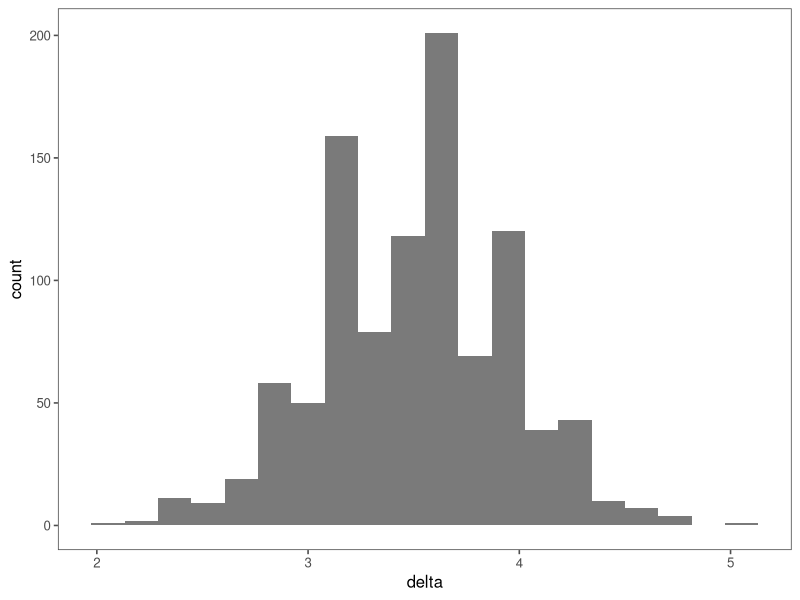
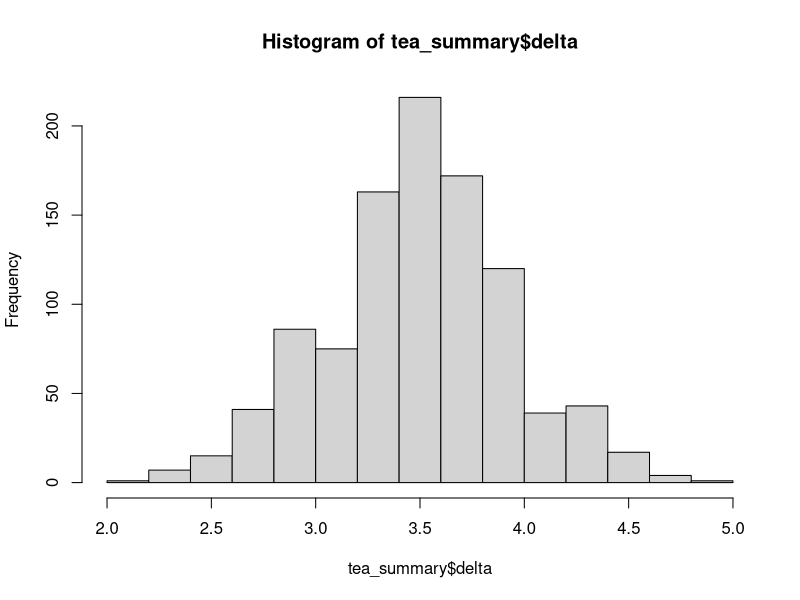
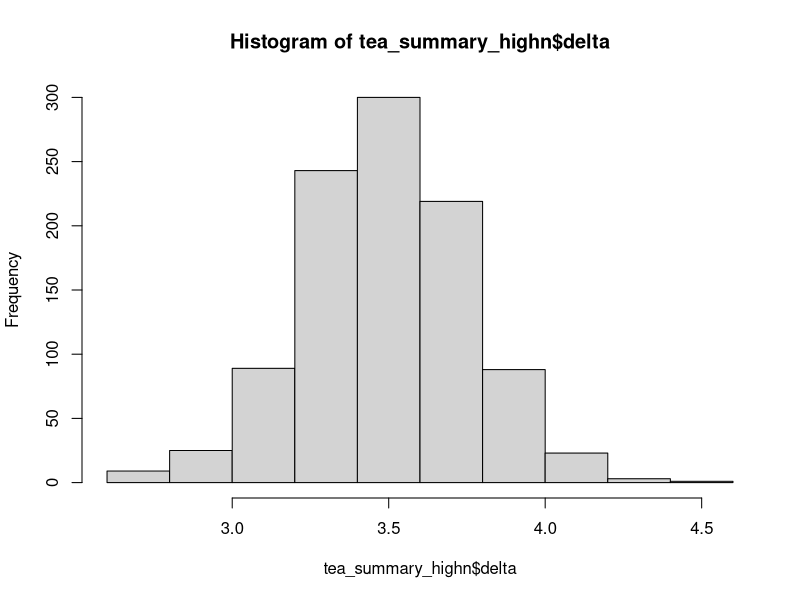
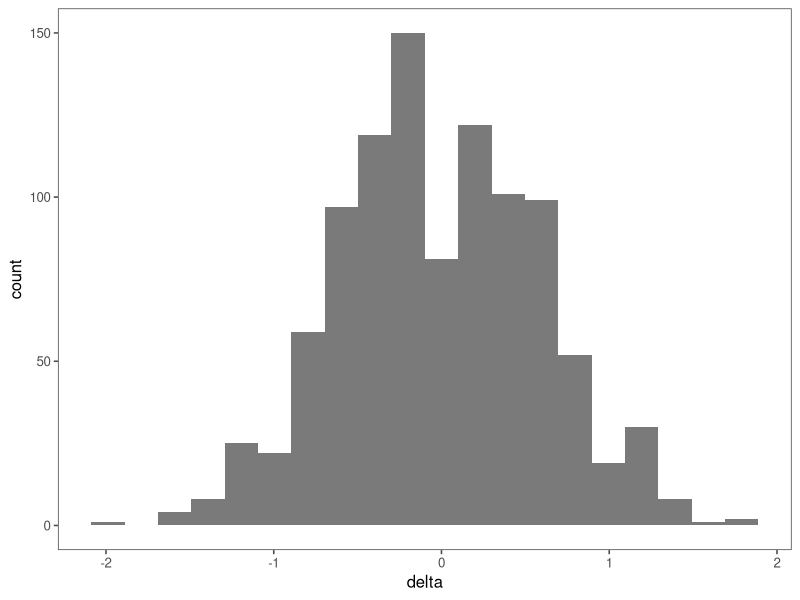
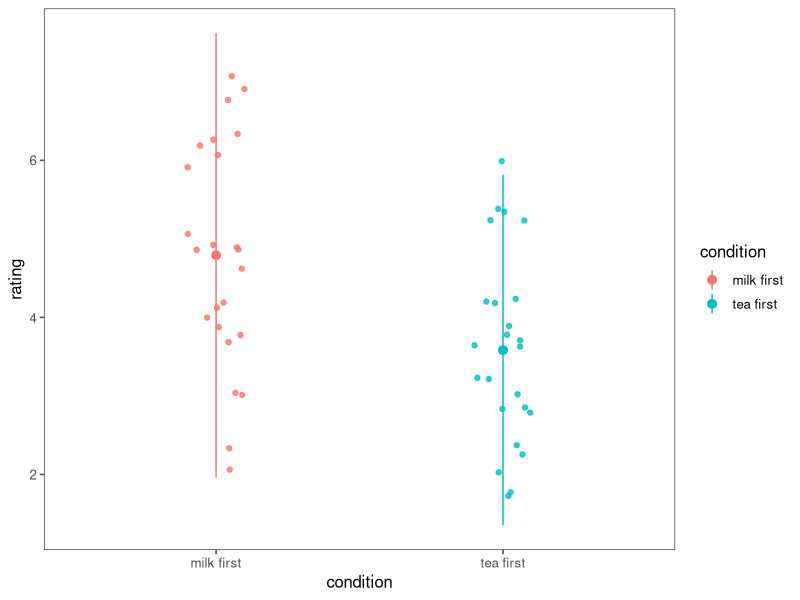

The R source for these figures, in order:
## ---- chunk 1
library(tidyverse)
library(ggplot2) # plotting
library(ggthemes) # optional, but nice?
## ---- chunk 2
make_tea_data <- function(n_total = 48, sigma = 1.25, delta = 1) {
  n_half <- n_total / 2
  tibble(condition = c(rep("milk first", n_half), rep("tea first", n_half)),
         rating = c(round(rnorm(n_half, mean = 3.5 + delta, sd = sigma)), 
                    round(rnorm(n_half, mean = 3.5, sd = sigma)))) |>
    mutate(rating = if_else(rating > 7, 7, rating), # truncate if greater than max/min
           rating = if_else(rating < 1, 1, rating))
}
## ---- chunk 3
tea_data <- make_tea_data(n_total = 18)
## ---- chunk 4
tea_data_highn <- make_tea_data(n_total = 48)
## ---- chunk 5
samps <- tibble(sim = 1:1000) |> # 
  mutate(data = map(sim, \(i) make_tea_data(n_total = 18, delta=9))) |>  # simulate
  unnest(cols = data) # wrangle
## ---- chunk 6
samps_highn <- tibble(sim = 1:1000) |> # 
  mutate(data = map(sim, \(i) make_tea_data(n_total = 48, delta=9))) |>  # simulate
  unnest(cols = data) # wrangle
## ---- chunk 7
tea_summary <- samps |>
  group_by(sim, condition) |> # group by simulation #, and condition
  summarise(mean_rating = mean(rating)) |> # summarize across ratings
  group_by(sim) |> # now get difference
  summarise(delta = mean_rating[condition == "milk first"] -
              mean_rating[condition == "tea first"])
## ---- chunk 8
tea_summary_highn <- samps_highn |>
  group_by(sim, condition) |> # group by simulation #, and condition
  summarise(mean_rating = mean(rating)) |> # summarize across ratings
  group_by(sim) |> # now get difference
  summarise(delta = mean_rating[condition == "milk first"] -
              mean_rating[condition == "tea first"])
## ---- chunk 9
ggplot(data=tea_summary, aes(x=delta)) +
  geom_histogram(alpha=.8, bins=20) +
  theme_few()
## ---- chunk 10
hist(tea_summary$delta)
## ---- chunk 11
hist(tea_summary_highn$delta)
## ---- chunk 12

null_model <- tibble(sim = 1:1000) |>
  mutate(data = map(sim, \(i) make_tea_data(n_total = 18, delta = 0))) |>
  unnest(cols = data)

null_model_summary <- null_model |>
  group_by(sim, condition) |>
  summarise(mean_rating = mean(rating)) |>
  group_by(sim) |>
  summarise(delta = mean_rating[condition == "milk first"] -
              mean_rating[condition == "tea first"])
  
## ---- chunk 13
ggplot(data=null_model_summary, aes(x=delta)) +
  geom_histogram(alpha=.8, bins=20) +
  theme_few()
## ---- chunk 14
tea_ratings <- filter(tea_data_highn, condition == "tea first")$rating
milk_ratings <- filter(tea_data_highn, condition == "milk first")$rating
## ---- chunk 15
n_tea <- length(tea_ratings)
n_milk <- length(milk_ratings)
sd_tea <- sd(tea_ratings)
sd_milk <- sd(milk_ratings)

tea_sd_pooled <- sqrt(((n_tea - 1) * sd_tea ^ 2 + (n_milk - 1) * sd_milk ^ 2) / 
                        (n_tea + n_milk - 2))

tea_se <- tea_sd_pooled * sqrt((1 / n_tea) + (1 / n_milk))


delta_hat <- mean(milk_ratings) - mean(tea_ratings)
tea_ci_lower <- delta_hat - tea_se * qnorm(0.975)
tea_ci_upper <- delta_hat + tea_se * qnorm(0.975)
## ---- chunk 16
tea_data_highn_summary <- tea_data_highn %>%
  group_by(condition) %>%
  summarize(cond_mean = mean(rating), cond_sd = sd(rating)) %>%
  mutate(ci_upper = cond_mean + cond_sd*qnorm(.975), ci_lower = cond_mean - cond_sd*qnorm(.975))

## ---- chunk 17

ggplot(data = tea_data_highn, aes(x=condition, y=rating, col=condition))  +
  geom_jitter(width=.1, alpha=.8) +
  theme_few() +
  geom_pointrange(data = tea_data_highn_summary, aes(x=condition, y = cond_mean, ymin = ci_lower, ymax = ci_upper))

